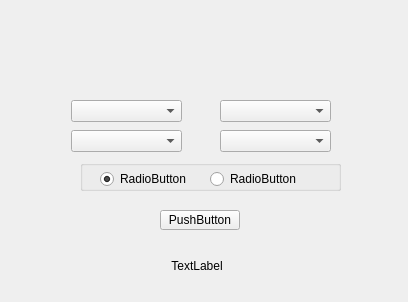
<?xml version="1.0" encoding="UTF-8"?>
<ui version="4.0">
 <class>Window</class>
 <widget class="QWidget" name="Window">
  <property name="geometry">
   <rect>
    <x>0</x>
    <y>0</y>
    <width>408</width>
    <height>302</height>
   </rect>
  </property>
  <property name="windowTitle">
   <string>Window</string>
  </property>
  <widget class="QPushButton" name="getResultButton">
   <property name="geometry">
    <rect>
     <x>160</x>
     <y>210</y>
     <width>80</width>
     <height>20</height>
    </rect>
   </property>
   <property name="text">
    <string>PushButton</string>
   </property>
  </widget>
  <widget class="QComboBox" name="beginLineComboBox">
   <property name="geometry">
    <rect>
     <x>71</x>
     <y>100</y>
     <width>111</width>
     <height>22</height>
    </rect>
   </property>
   <property name="layoutDirection">
    <enum>Qt::LeftToRight</enum>
   </property>
  </widget>
  <widget class="QComboBox" name="beginStationComboBox">
   <property name="geometry">
    <rect>
     <x>220</x>
     <y>100</y>
     <width>111</width>
     <height>22</height>
    </rect>
   </property>
  </widget>
  <widget class="QComboBox" name="endLineComboBox">
   <property name="geometry">
    <rect>
     <x>71</x>
     <y>130</y>
     <width>111</width>
     <height>22</height>
    </rect>
   </property>
  </widget>
  <widget class="QComboBox" name="endStationComboBox">
   <property name="geometry">
    <rect>
     <x>220</x>
     <y>130</y>
     <width>111</width>
     <height>22</height>
    </rect>
   </property>
  </widget>
  <widget class="QLabel" name="result">
   <property name="geometry">
    <rect>
     <x>170</x>
     <y>260</y>
     <width>54</width>
     <height>12</height>
    </rect>
   </property>
   <property name="text">
    <string>TextLabel</string>
   </property>
   <property name="alignment">
    <set>Qt::AlignCenter</set>
   </property>
  </widget>
  <widget class="QGroupBox" name="groupBox">
   <property name="geometry">
    <rect>
     <x>80</x>
     <y>160</y>
     <width>261</width>
     <height>31</height>
    </rect>
   </property>
   <property name="title">
    <string/>
   </property>
   <widget class="QRadioButton" name="getLeastExchange">
    <property name="geometry">
     <rect>
      <x>130</x>
      <y>10</y>
      <width>91</width>
      <height>18</height>
     </rect>
    </property>
    <property name="text">
     <string>RadioButton</string>
    </property>
   </widget>
   <widget class="QRadioButton" name="getShortestPath">
    <property name="geometry">
     <rect>
      <x>20</x>
      <y>10</y>
      <width>91</width>
      <height>18</height>
     </rect>
    </property>
    <property name="text">
     <string>RadioButton</string>
    </property>
    <property name="checked">
     <bool>true</bool>
    </property>
   </widget>
  </widget>
 </widget>
 <layoutdefault spacing="6" margin="11"/>
 <resources/>
 <connections/>
</ui>
